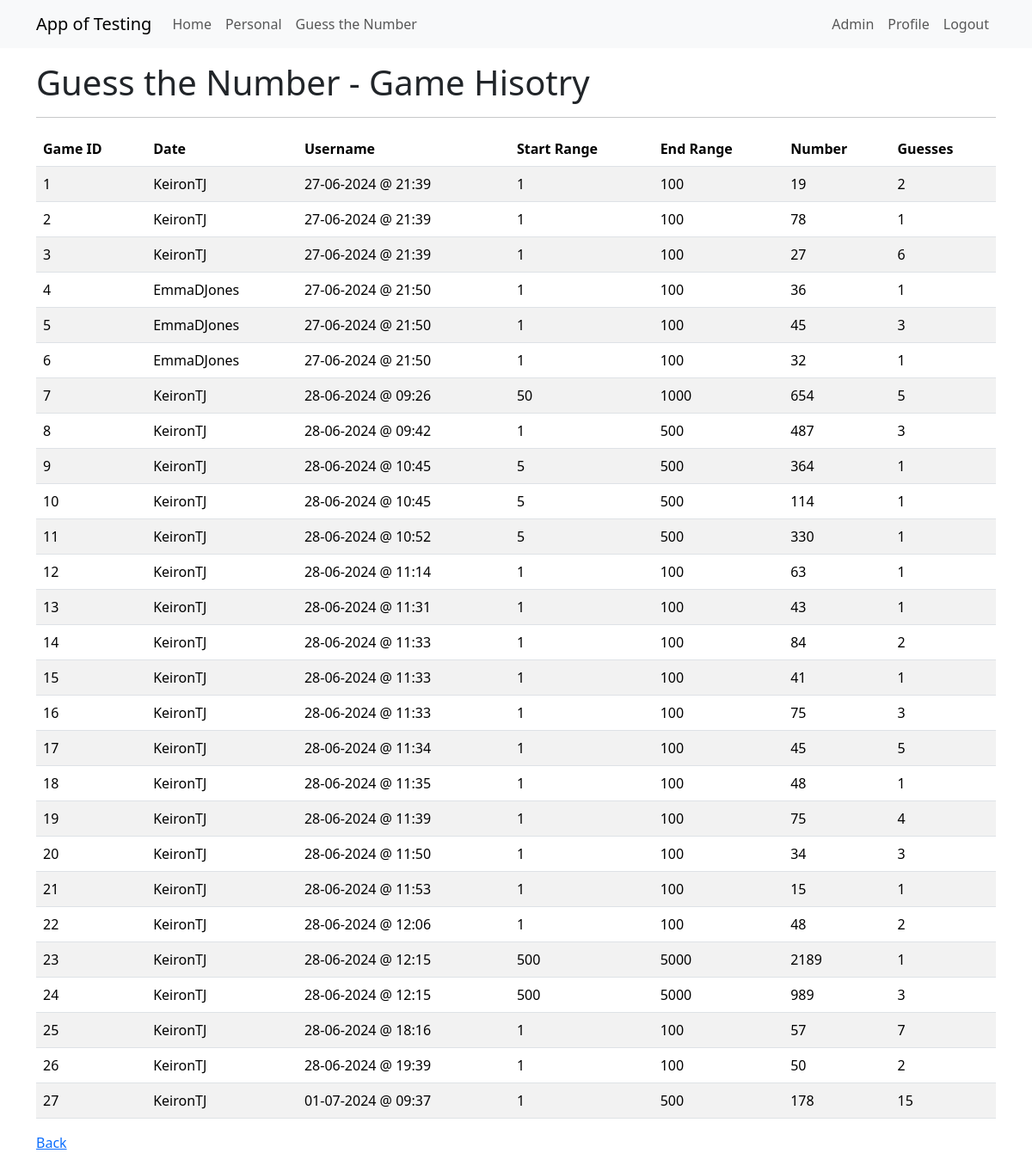
The app's page /gtnhistory (signed in), older data.
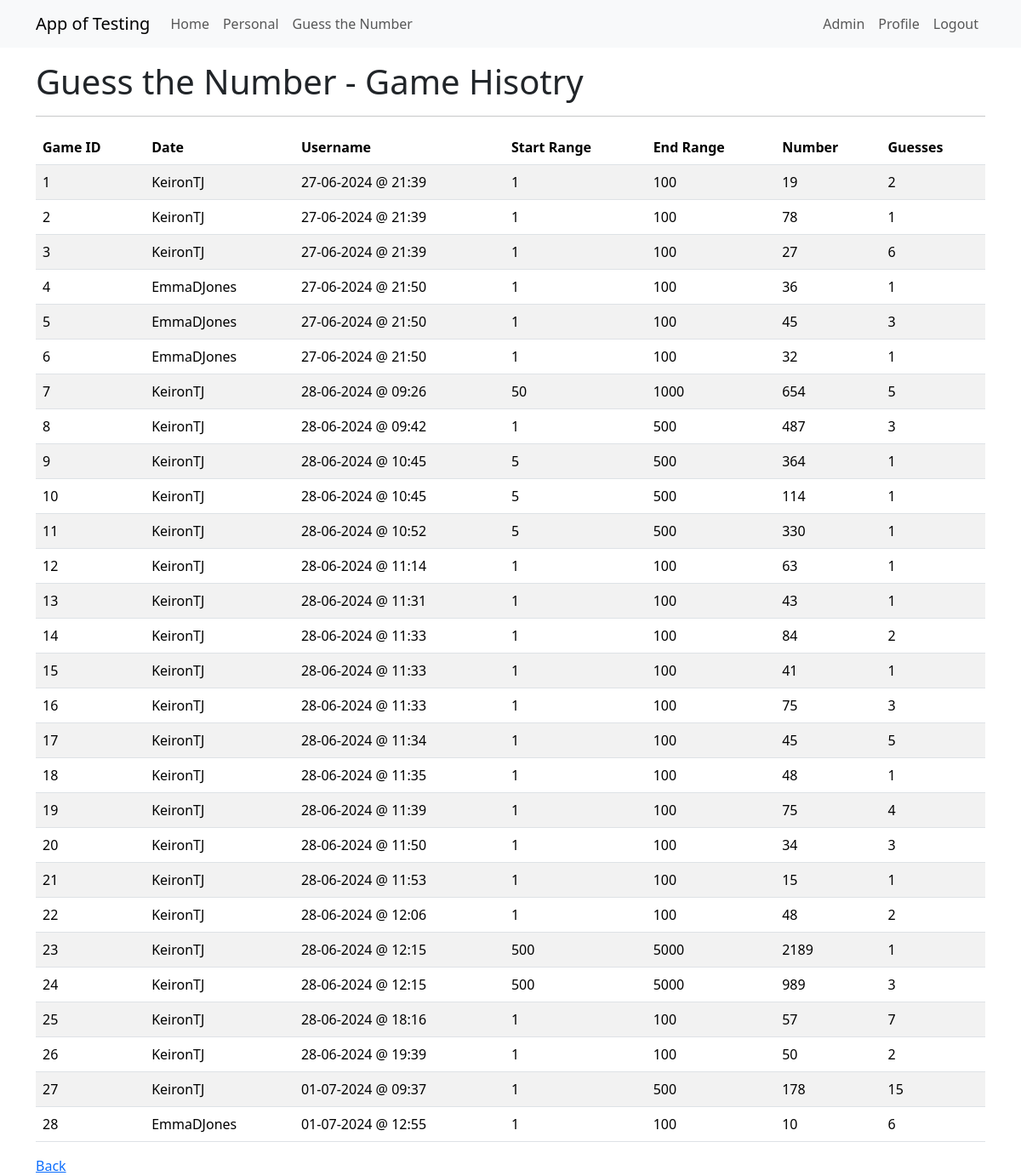
The same page, newer data.
### app/models.py (models this page shows, shortened)
class GTNHistory(db.Model):
    id = db.Column(db.Integer, primary_key=True)
    user_id = db.Column(db.Integer, db.ForeignKey("user.id"))
    user = db.relationship("User")
    entry_date = db.Column(db.DateTime, default=datetime.now(timezone.utc))
    startrange = db.Column(db.Integer)
    endrange = db.Column(db.Integer)
    number = db.Column(db.Integer)
    guesses = db.Column(db.Integer)

class User(UserMixin, db.Model):
    id = db.Column(Integer, primary_key=True)
    username = db.Column(String(64), index=True, unique=True)
    firstname = db.Column(String(64), nullable=True)
    surname = db.Column(String(64), nullable=True)
    dob = db.Column(DateTime, nullable=True)
    firstlineaddress = db.Column(String(64), nullable=True)
    city = db.Column(String(64), nullable=True)
    postcode = db.Column(String(64), nullable=True)
    email = db.Column(String(120), index=True, unique=True)
    password_hash = db.Column(String(256))
    role=so.relationship("Role", secondary="user_roles")
    active = db.Column(db.Boolean(), default=True)

### app/routes.py (the view)
@app.route('/gtnhistory', methods=['GET', 'POST'])
@login_required
def gtnhistory():
    gamehistory = db.session.query(GTNHistory).all()
    return render_template("gtnhistory.html", gamehistory=gamehistory)

### app/models.py (called while the page is built)
@login.user_loader
def load_user(id):
    return db.session.get(User, int(id))

### app/templates/gtnhistory.html
{% extends "base.html" %}
{% block content %}
<div class="Jumbotron">
    <h1>Guess the Number - Game Hisotry</h1>
</div>
 <hr>
<div>
    <table class="table table-striped">
        <thead>
            <tr>
                <th>Game ID</th>
                <th>Date</th>
                <th>Username</th>
                <th>Start Range</th>
                <th>End Range</th>
                <th>Number</th>
                <th>Guesses</th>
            </tr>
        </thead>
        <tbody>
            {% for game in gamehistory %}
            <tr>
                <td>{{ game.id }}</td>
                <td>{{ game.user.username }}</td>
                <td>{{ game.entry_date.strftime('%d-%m-%Y @ %H:%M') }}</td>
                <td>{{ game.startrange }}</td>
                <td>{{ game.endrange }}</td>
                <td>{{ game.number }}</td>
                <td>{{ game.guesses }}</td>
            </tr>
            {% endfor %}
        </tbody>
    </table>
</div>
<a href="/guessthenumberhome" class="">Back</a>
{% endblock %}

### app/templates/base.html (shortened to what this page needs)
<!doctype html>
<html lang="en">
  <head>
    <link
        href="https://cdn.jsdelivr.net/npm/bootstrap@5.3.2/dist/css/bootstrap.min.css"
        rel="stylesheet"
>
    <link rel="stylesheet" href="{{ url_for('static', filename='style.css') }}">
  </head>
  <body>
    <nav class="navbar navbar-expand-lg bg-body-tertiary">
      <div class="container">
        <a class="navbar-brand" href="{{ url_for('index') }}">App of Testing</a>
        <div class="collapse navbar-collapse" id="navbarSupportedContent">
          <ul class="navbar-nav me-auto mb-2 mb-lg-0">
            <li class="nav-item">
              <a class="nav-link" aria-current="page" href="{{ url_for('index') }}">Home</a>
            </li>
            <li class="nav-item">
              <a class="nav-link" aria-current="page" href="{{ url_for('pfhome') }}">Personal</a>
            </li>
            <li class="nav-item">
              <a class="nav-link" aria-current="page" href="{{ url_for('guessthenumberhome') }}">Guess the Number</a>
            </li>
          </ul>
          <ul class="navbar-nav mb-2 mb-lg-0">
            {% if current_user.is_anonymous %}
              <li class="nav-item">
                <a class="nav-link" aria-current="page" href="{{ url_for('login') }}">Login</a>
              </li>
            {% else %}
            <li class="nav-item">
              <a class="nav-link" aria-current="page" href="{{ url_for('admin_home') }}">Admin</a>
            </li>
            <li class="nav-item">
              <a class="nav-link" aria-current="page" href="{{ url_for('userprofile', username=current_user.username) }}">Profile</a>
            </li>
            <li class="nav-item">
              <a class="nav-link" aria-current="page" href="{{ url_for('logout') }}">Logout</a>
            </li>
            {% endif %}
          </ul>
        </div>
      </div>
    </nav>
    <div class="container mt-3">
      {% block content %}{% endblock %}
    </div>
  </body>
</html>

Row changes from the older to the newer data that the page shows:
added GTNHistory: id "28", user.username "EmmaDJones", entry_date "01-07-2024 @ 12:55", startrange "1", endrange "100", number "10", guesses "6"
